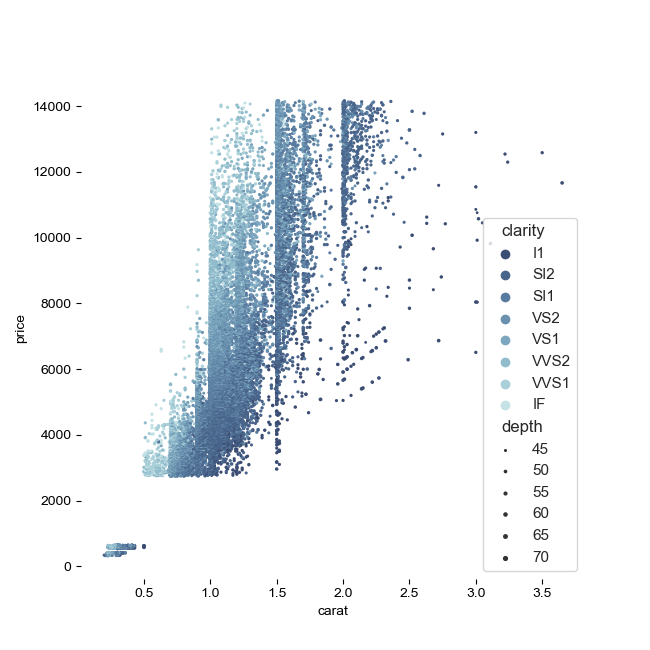

Write Python code to recreate this figure.
# 引入所需库
import seaborn as sns
import matplotlib.pyplot as plt

# 设置图大小
f, ax = plt.subplots(figsize=(6.5, 6.5))

# 加载示例数据集
diamonds = sns.load_dataset("diamonds")

# 移除图像的左部和底部边框
sns.despine(f, left=True, bottom=True)
# 绘制散点图，同时为不同的点指定颜色和大小
clarity_ranking = ["I1", "SI2", "SI1", "VS2", "VS1", "VVS2", "VVS1", "IF"]
sns.scatterplot(x="carat", y="price",
                hue="clarity", size="depth",
                palette="ch:r=-.2,d=.3_r",
                hue_order=clarity_ranking,
                sizes=(1, 8), linewidth=0,
                data=diamonds, ax=ax)
plt.show()
